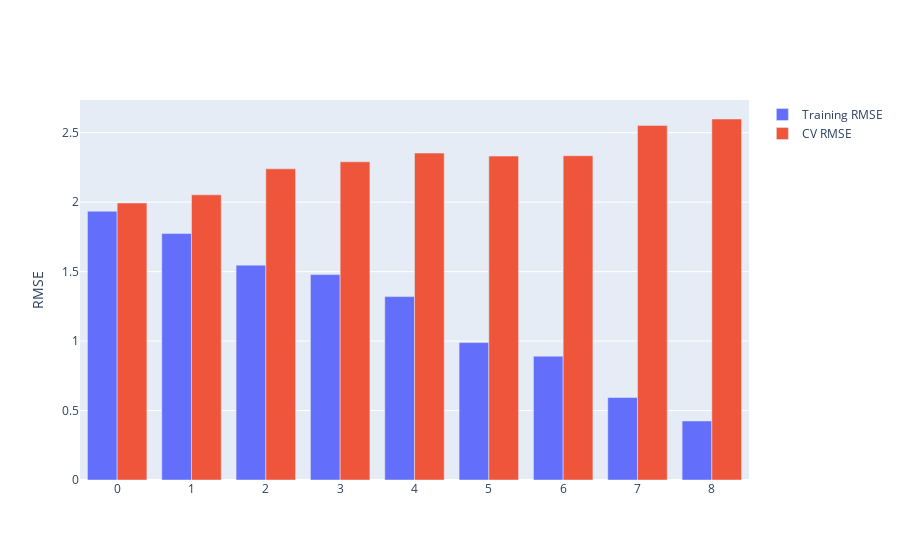

Notebook cell for this chart:
### Markdown cell above
#### Tree Regression: Graph of Errors

### Code cell
compare_models(tree_models)

### Figure 1 — Plotly figure (JSON) as saved in the notebook; plotly's stock layout.template omitted (floating-point values rounded to 4 significant figures)
{"data": [{"name": "Training RMSE", "type": "bar", "x": [0, 1, 2, 3, 4, 5, 6, 7, 8], "y": [1.935, 1.774, 1.547, 1.479, 1.32, 0.9893, 0.8912, 0.5937, 0.4249]}, {"name": "CV RMSE", "type": "bar", "x": [0, 1, 2, 3, 4, 5, 6, 7, 8], "y": [1.994, 2.053, 2.24, 2.291, 2.353, 2.332, 2.334, 2.553, 2.599]}], "layout": {"yaxis": {"title": {"text": "RMSE"}}}}
